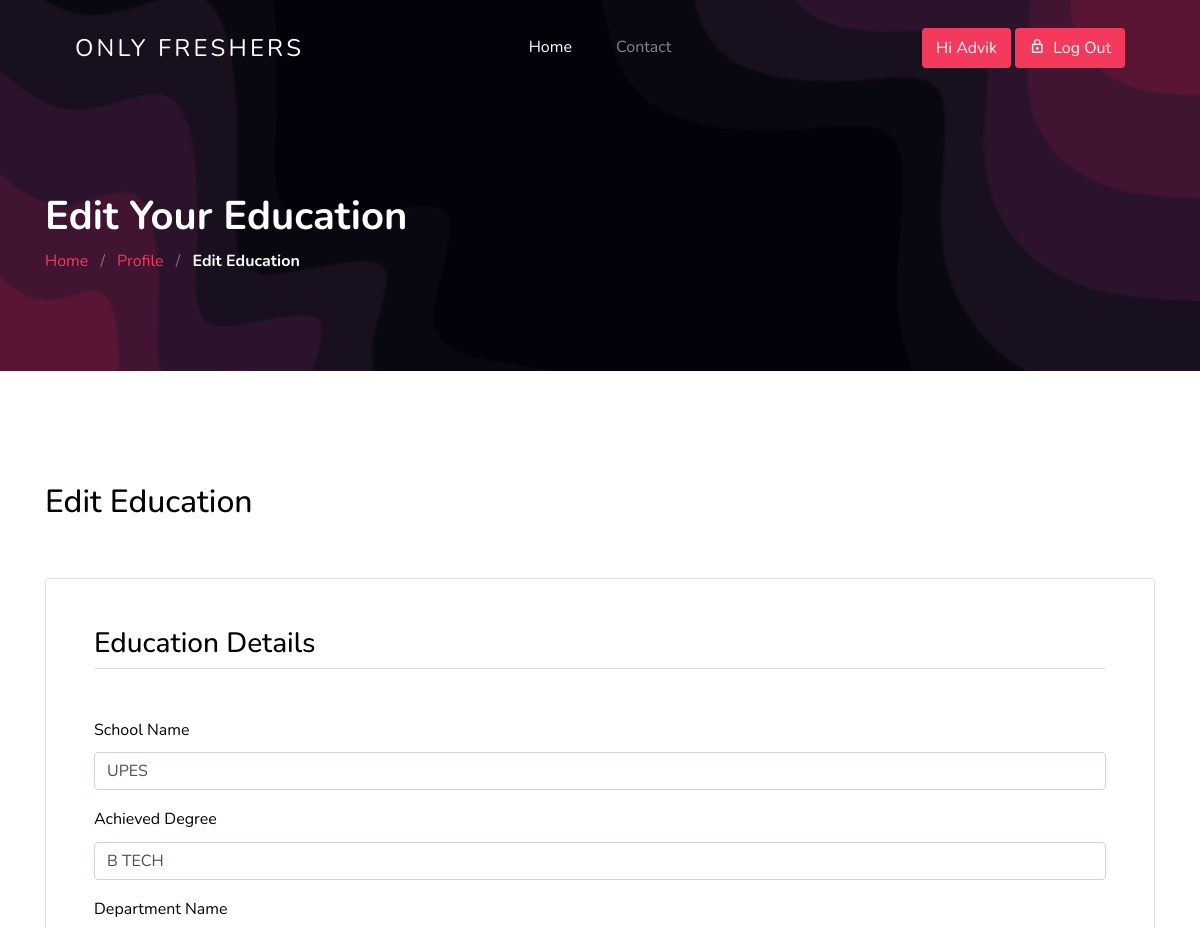
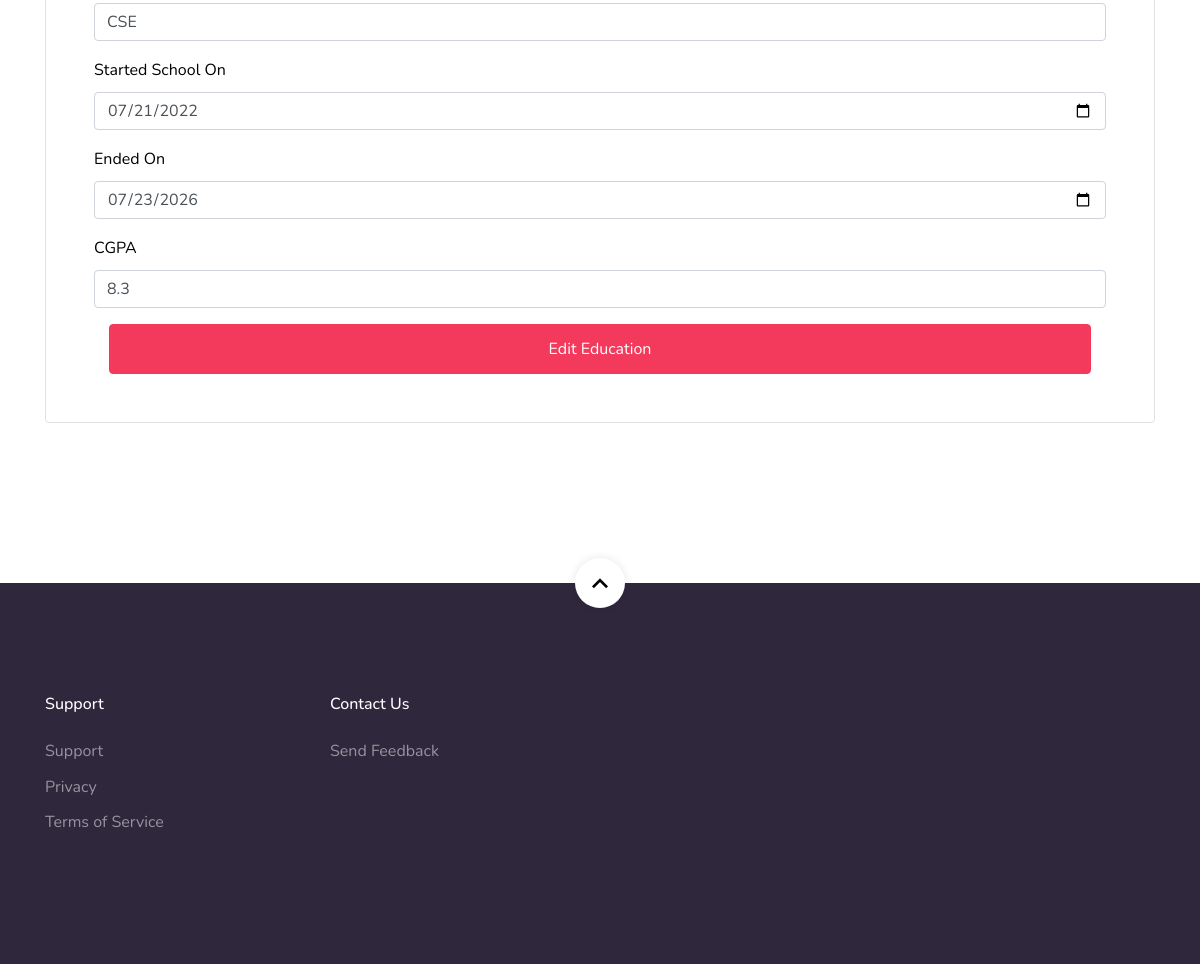
The page /applicant/applicant-profile/edit-education/1 (signed in) on the database its author committed (2 pictures, top to bottom).
### user/models.py (models this page shows)
class EducationModel(models.Model):
    user = models.ForeignKey(User, null=True, on_delete=models.CASCADE)
    school = models.CharField(max_length=255, null=True, blank=True)
    degree = models.CharField(max_length=255, null=True, blank=True)
    department = models.CharField(max_length=255, null=True, blank=True)
    started = models.DateField(null=True, blank=True)
    end = models.DateField(null=True, blank=True)
    cgpa = models.FloatField(max_length=255, null=True, blank=True)

### user/decorators.py (the view)
        def wrapper_func(request, *args, **kwargs):
            if request.user.is_admin or request.user.is_applicant:
                return view_func(request, *args, **kwargs)
            else:
                return HttpResponse("You are not authorized to view this page")

### user/forms.py
class EducationForm(ModelForm):
    started = forms.DateField(widget=forms.DateInput(attrs={'type': 'date'}))
    end = forms.DateField(required=False, widget=forms.DateInput(attrs={'type': 'date'}))
    class Meta:
        model = EducationModel
        fields = '__all__'
        exclude = ['user']

### user/utils.py (called while the page is built)
def extractFirstName(name):
    first_name = name.split(' ')
    return first_name[0]

### user/views.py (called while the page is built, shortened)
@login_required(login_url='login')
@show_to_applicant(allowed_roles=['admin', 'is_applicant'])
def edit_education(request, pk):
    task = "Edit"
    name = extractFirstName(request.user.name)
    education = EducationModel.objects.get(id=pk)
    form = EducationForm(instance=education)
    context = {
        'task': task,
        'form': form,
        'name': name,
    }
    return render(request, 'user/applicant-details/add-edit-education.html', context)

### templates/user/applicant-details/add-edit-education.html (shortened to what this page needs)
{% extends "user/base.html" %}
{% load static %}
{% load widget_tweaks %}
{% block content %}
{% include "./header.html" %}
<section class="section-hero overlay inner-page bg-image" id="home-section">
    <div class="container">
        <div class="row">
            <div class="col-md-7">
                <h1 class="text-white font-weight-bold">{{ task }} Your Education</h1>
                <div class="custom-breadcrumbs">
                    <a href="{% url 'home' %}">Home</a> <span class="mx-2 slash">/</span>
                    <a href="{% url 'applicant-profile' user.id %}">Profile</a> <span class="mx-2 slash">/</span>
                    <span class="text-white"><strong>{{ task }} Education</strong></span>
                </div>
            </div>
        </div>
    </div>
</section>
<section class="site-section">
    <div class="container">
        <div class="row align-items-center mb-5">
            <div class="col-lg-8 mb-4 mb-lg-0">
                <div class="d-flex align-items-center">
                    <div>
                        <h2>{{ task }} Education</h2>
                    </div>
                </div>
            </div>
        </div>
        <div class="row mb-5">
            <div class="col-lg-12">
                <form class="p-4 p-md-5 border rounded" method="post" action="">
                    <h3 class="text-black mb-5 border-bottom pb-2">Education Details</h3>
                    <div class="form-group">
                        <label>School Name</label>
                        {{form.school|add_class:"form-control"}}
                    </div>
                    <div class="form-group">
                        <label>Achieved Degree</label>
                        {{form.degree|add_class:"form-control"}}
                    </div>
                    <div class="form-group">
                        <label>Department Name</label>
                        {{form.department|add_class:"form-control"}}
                    </div>
                    <div class="form-group">
                        <label>Started School On</label>
                        {{form.started|add_class:"form-control"}}
                    </div>
                    <div class="form-group">
                        <label>Ended On</label>
                        {{form.end|add_class:"form-control"}}
                    </div>
                    <div class="form-group">
                        <label>CGPA</label>
                        {{form.cgpa|add_class:"form-control"}}
                    </div>
                    <div class="col-12">
                        <button class="btn btn-block btn-primary btn-md" type="submit">{{ task }} Education</button>
                    </div>
                </form>
            </div>
        </div>
    </div>
</section>
{% endblock %}

### static-files/assets/css/style.css (style rules this page uses)
body { font-weight: 400; font-size: 1rem; line-height: 1.7; position: relative; }
body:after { content: ""; position: absolute; top: 0; left: 0; right: 0; bottom: 0; background: rgba(0, 0, 0, 0.7); z-index: 100; opacity: 0; visibility: hidden; -webkit-transition: .3s all ease; -o-transition: .3s all ease; transition: .3s all ease; }
h1, h2, h3, h4 { color: #000; }
.site-section { padding-top: 7rem; padding-bottom: 7rem; position: relative; z-index: 2; }
.text-black { color: #000 !important; }
.bg-image { background-size: cover; background-position: center center; background-repeat: no-repeat; }
.form-group label { color: #000; }
.custom-breadcrumbs a { color: #f43a5c; }
.custom-breadcrumbs .slash { color: rgba(255, 255, 255, 0.4); }
.section-hero, .section-hero>.container>.row { height: 100vh; min-height: 600px; }
.section-hero.inner-page, .section-hero.inner-page>.container>.row { height: auto; min-height: auto; padding-top: 6em; padding-bottom: 3em; }
.section-hero.overlay, .section-hero.overlay-2 { position: relative; }
.section-hero.overlay:before, .section-hero.overlay-2:before { z-index: 1; position: absolute; content: ""; top: 0; left: 0; right: 0; bottom: 0; background: rgba(0, 0, 0, 0.5); }
.section-hero>.container { z-index: 2; position: relative; }
.btn:after, .btn:before { display: none; }
.btn.btn-primary { color: #fff; }
.btn-md { padding: 12px 20px; }
.section-hero.overlay.inner-page.bg-image#home-section { background-image: url('../images/hero_1.jpg'); }

### rows shown on the page
EducationModel: school "UPES", degree "B TECH", department "CSE", started "07/21/2022", end "07/23/2026", cgpa "8.3"

### other values the page prints
{{ name }} "Advik"
{{ task }} "Edit"
